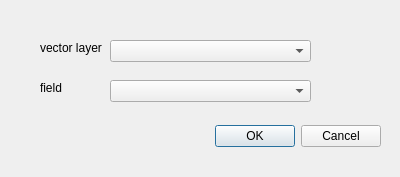
<?xml version="1.0" encoding="UTF-8"?>
<ui version="4.0">
 <class>JoinByAttributeDialogBase</class>
 <widget class="QDialog" name="JoinByAttributeDialogBase">
  <property name="geometry">
   <rect>
    <x>0</x>
    <y>0</y>
    <width>400</width>
    <height>177</height>
   </rect>
  </property>
  <property name="windowTitle">
   <string>Join by Attribute</string>
  </property>
  <widget class="QDialogButtonBox" name="button_box">
   <property name="geometry">
    <rect>
     <x>40</x>
     <y>120</y>
     <width>341</width>
     <height>32</height>
    </rect>
   </property>
   <property name="orientation">
    <enum>Qt::Horizontal</enum>
   </property>
   <property name="standardButtons">
    <set>QDialogButtonBox::Cancel|QDialogButtonBox::Ok</set>
   </property>
  </widget>
  <widget class="QComboBox" name="comboBox">
   <property name="geometry">
    <rect>
     <x>110</x>
     <y>40</y>
     <width>201</width>
     <height>22</height>
    </rect>
   </property>
  </widget>
  <widget class="QComboBox" name="comboBox_2">
   <property name="geometry">
    <rect>
     <x>110</x>
     <y>80</y>
     <width>201</width>
     <height>22</height>
    </rect>
   </property>
  </widget>
  <widget class="QLabel" name="label">
   <property name="geometry">
    <rect>
     <x>40</x>
     <y>40</y>
     <width>71</width>
     <height>16</height>
    </rect>
   </property>
   <property name="text">
    <string>vector layer</string>
   </property>
  </widget>
  <widget class="QLabel" name="label_2">
   <property name="geometry">
    <rect>
     <x>40</x>
     <y>80</y>
     <width>71</width>
     <height>16</height>
    </rect>
   </property>
   <property name="text">
    <string>field</string>
   </property>
  </widget>
 </widget>
 <resources/>
 <connections>
  <connection>
   <sender>button_box</sender>
   <signal>accepted()</signal>
   <receiver>JoinByAttributeDialogBase</receiver>
   <slot>accept()</slot>
   <hints>
    <hint type="sourcelabel">
     <x>20</x>
     <y>20</y>
    </hint>
    <hint type="destinationlabel">
     <x>20</x>
     <y>20</y>
    </hint>
   </hints>
  </connection>
  <connection>
   <sender>button_box</sender>
   <signal>rejected()</signal>
   <receiver>JoinByAttributeDialogBase</receiver>
   <slot>reject()</slot>
   <hints>
    <hint type="sourcelabel">
     <x>20</x>
     <y>20</y>
    </hint>
    <hint type="destinationlabel">
     <x>20</x>
     <y>20</y>
    </hint>
   </hints>
  </connection>
 </connections>
</ui>
